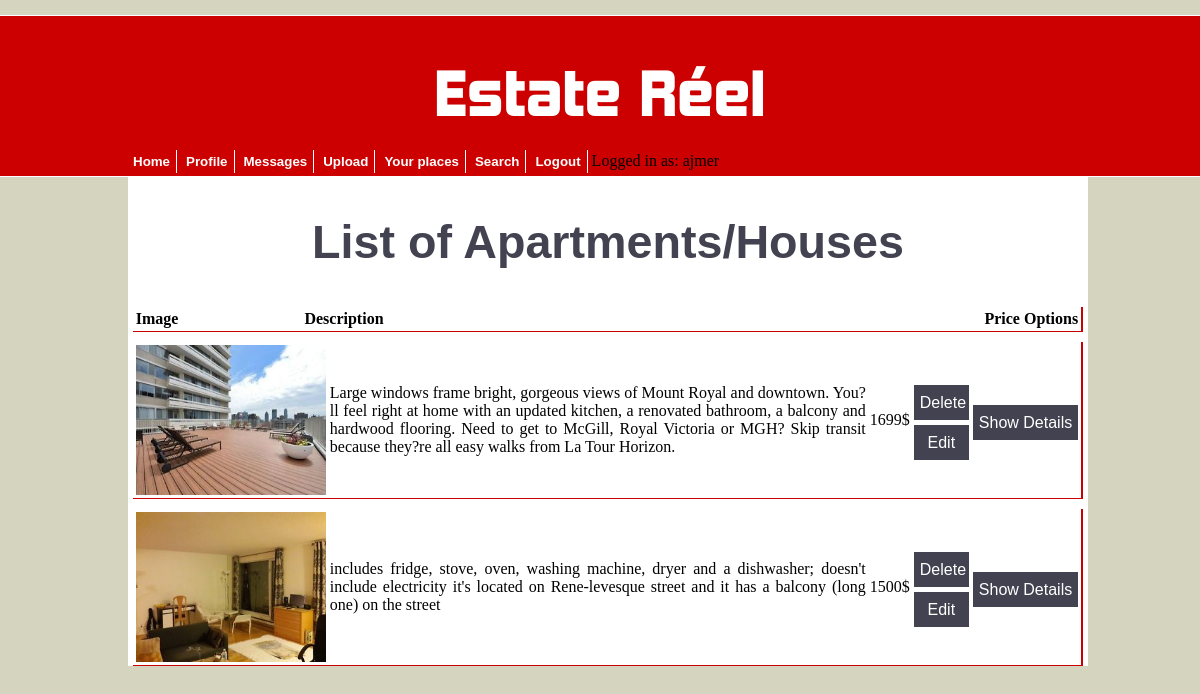
Page /displayApartments.php (signed in) on the committed database.
### tables this page shows
CREATE TABLE IF NOT EXISTS `apartment_images` (
`image_id` int(5) NOT NULL,
  `dwelling_Id` int(6) NOT NULL,
  `file_name` varchar(200) NOT NULL,
  `file_size` varchar(200) NOT NULL,
  `file_type` varchar(200) NOT NULL
);

CREATE TABLE IF NOT EXISTS `dwellings` (
`dwelling_Id` int(6) NOT NULL,
  `address_id` int(4) NOT NULL,
  `user_id` int(6) NOT NULL,
  `type` varchar(255) DEFAULT NULL,
  `description` varchar(1000) DEFAULT NULL,
  `no_of_rooms` int(11) DEFAULT NULL,
  `no_of_bathrooms` int(11) DEFAULT NULL,
  `no_of_living_rooms` int(11) DEFAULT NULL,
  `price` int(11) DEFAULT NULL,
  `rangeType` varchar(50) DEFAULT NULL
);

### classes/databaseClass.php (called while the page is built, shortened)
<?php
	class Database{
		public $connection;
		public function createConnection(){
			$servername = "localhost";
			$username = "root";
			$password = "";
			$db = "PHP_database";
			$this->connection = new mysqli($servername, $username, $password, $db);
			$this->connection->set_charset("utf8");
			return $this->connection;
		}
		public function getResultSetAsArray($query){
			$rs = mysqli_query($this->createConnection(), $query) or die($this->connection->error);
			if($rs->num_rows > 0){
				$index = 0;
				while($row = $rs->fetch_assoc()){
					foreach ($row as $key => $value) {
						$arrayAsResult[$index][$key] = $value;
					}
					$index++;
				}
				return $arrayAsResult;
			}
			return null;
		}
		public function cutDownTheDescription($description){
			if (strlen($description) > 500) {
	            $str = substr($description, 0, 500) . "...";
	            return $str;
	        }else{
	            return $description;
	        }
		}
	}
?>

### classes/loginClass.php (called while the page is built, shortened)
<?php
	class Login extends Database{
		public function getRangeType($username){
			$rangeTypeArray = $this->getSpecificUser($username);
			$type = "";
			for ($row=0; $row < count($rangeTypeArray); $row++) {
				$type = $rangeTypeArray[$row]['rangeType'];
			}
			return $type;
		}
		public function getSpecificUser($username){
			return parent::getResultSetAsArray("SELECT * FROM users WHERE username = '$username'");
		}
		public function getUserId(){
			$selectUserId = "SELECT user_id FROM users WHERE username = '" . $_SESSION['USERNAME'] . "'";
			$rs = mysqli_query(parent::createConnection(), $selectUserId);
			if ($rs->num_rows > 0) {
				while($row = $rs->fetch_assoc()) {
					$user_id = $row['user_id'];
				}
				return $user_id;
			}
			return null;
		}
	}
?>

### classes/productClass.php (called while the page is built, shortened)
<?php
	class Product extends Database{
		public function displayOwnerProducts($userId){
			$query = "SELECT * FROM dwellings INNER JOIN apartment_images
								 ON dwellings.dwelling_Id = apartment_images.dwelling_Id
							  WHERE dwellings.user_id = $userId
						   GROUP BY dwellings.dwelling_Id";
			return parent::getResultSetAsArray($query);
		}
	}
?>

### displayApartments.php (the view, shortened to what this page needs)
<html>
    <head>
         <link rel="stylesheet" type="text/css" href="CSS/mainLayout.css">
    </head>
<?php
	include('PreCode/header.php');
	$databaseObj->createConnection();
	$userId = $loginObj->getUserId();
?>
<?php
	$type = $loginObj->getRangeType($_SESSION['USERNAME']);
	$rs = $productObj->displayOwnerProducts($userId);
?>
	<h2>List of Apartments/Houses</h2>
	<table id="apt" align="center">
		<tbody>
			<tr>
				<th id="image">Image</th>
				<th id="descr" style="width: 800px;">Description</th>
				<th id="priceH">Price</th>
				<th id="option">Options</th>
			</tr>
		</tbody>
	</table>
			<?php
				if (count($rs) > 0) {
					for($row = 0; $row < count($rs); $row++){
						echo "<table id='apt2' align='center'><tbody>";
						echo "<tr>";
						echo "<td><img id='placeImg' src='apartment_images/" . $rs[$row]['file_name'] . "'/></td>" .
							 "<td style='width: 800px;'>" . $databaseObj->cutDownTheDescription($rs[$row]['description']) . "</td>" .
							 "<td>" . $rs[$row]['price'] . "$</td>";
			?>
						<form name="deleteApart" method="POST" action="">
							<td>
								<input id='delete' name='delete' type='submit' value='Delete' />
								<input id='edit' name='edit' type='submit' value='Edit' />
							</td>
						</form>
						<form name="showApart" method="GET" action="showDetails.php">
							<td>
								<input id='showD' name='showDetail' type='submit' value='Show Details' />
							</td>
						</form>
			<?php
						echo "</tr>";
					}
				}
			?>
		</tbody>
	</table>
</body>
</html>

### CSS/mainLayout.css (style rules this page uses)
body { background-color: #D4D4BF; text-align: center; height: 100%; }
h2 { font-family: 'Gotham Book', Gotham-Book, sans-serif; font-weight: bold; color: #424250; font-size: 35pt; }
#apt, #apt2 { height: auto; margin-top: 10px; border-right: 2px solid #C00; border-bottom: 1px solid #C00; width: 99%; text-align: justify; cursor: pointer; }
#apt2 { cursor: default; }
#image { width: 190px; }
#placeImg { height: 150px; width: 190px; }
#descr { width: 70%; }
#delete, #edit, #showD { width: 55px; border: none; height: 35px; font-size: 12pt; margin-top: 5px; background-color: #424250; color: white; }
#showD { width: auto; }

### rows in the picture
apartment_images: file_name (picture), dwelling_Id.description "Large windows frame bright, gorgeous views of Mount Royal and downtown. You?ll feel right at home with an updated kitchen, a renovated bathroom, a balcony and hardwood flooring. Need to get to McGill, Royal Victoria or MGH? Skip transit because they?re all easy walks from La Tour Horizon.", dwelling_Id.price "1699"
apartment_images: file_name (picture), dwelling_Id.description "includes fridge, stove, oven, washing machine, dryer and a dishwasher; doesn't include electricity it's located on Rene-levesque street and it has a balcony (long one) on the street", dwelling_Id.price "1500"

### other values in the picture
$_SESSION['USERNAME'] "ajmer"
